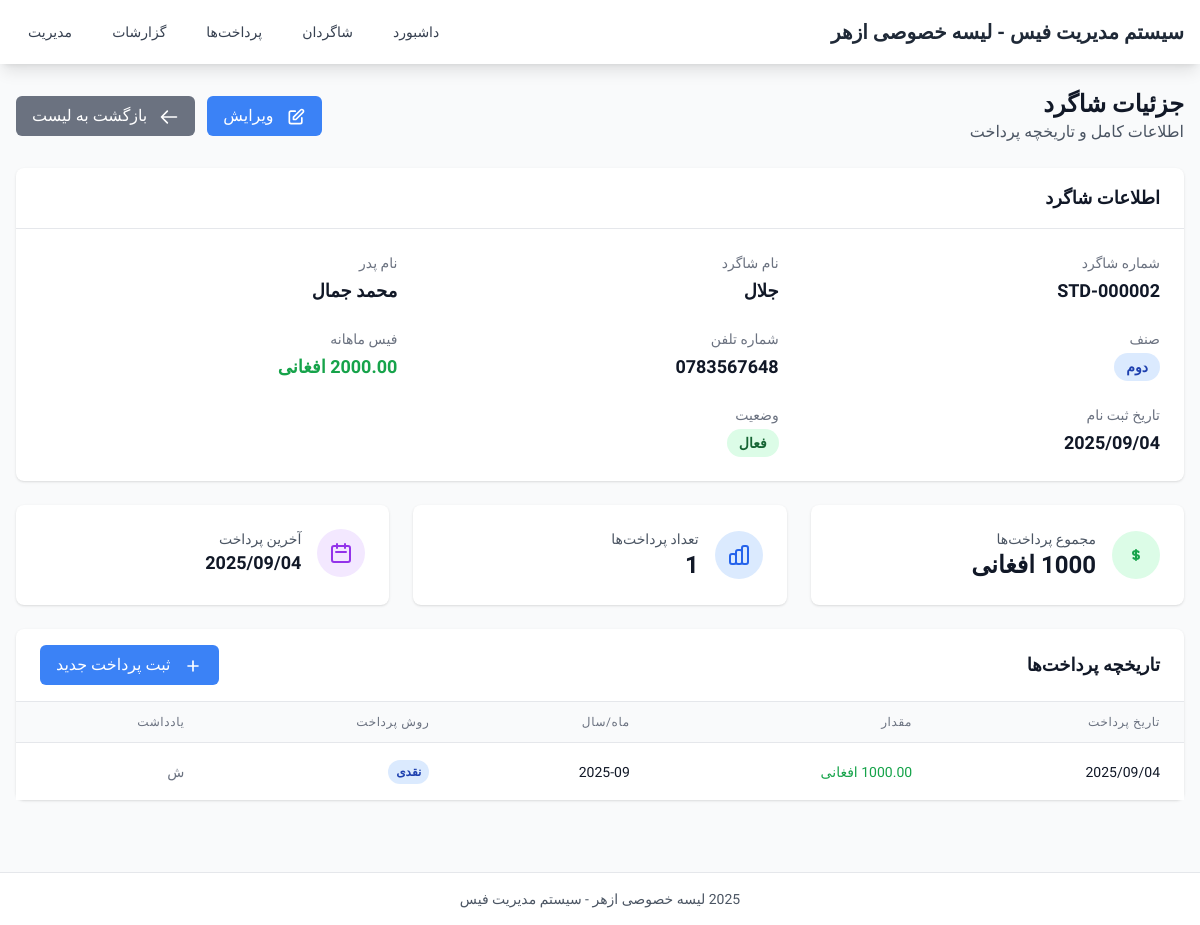
Page /students/2/ on the earlier database version.
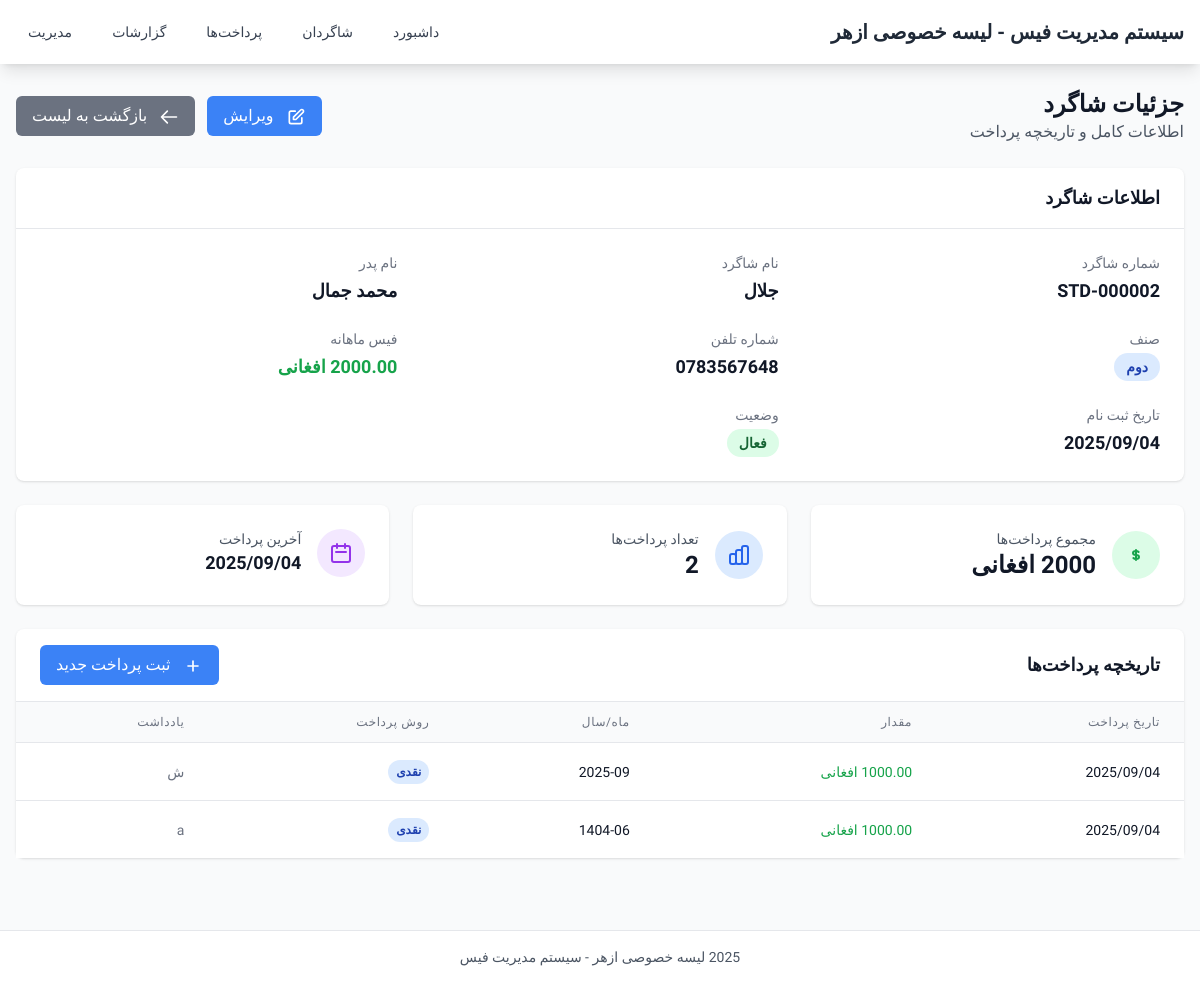
Same page on the later database version.
### school_management/models.py (models this page shows, shortened)
class FeePayment(models.Model):
    PAYMENT_METHODS = [
        ('نقدی', 'نقدی'),
        ('چک', 'چک'),
        ('انتقال بانکی', 'انتقال بانکی'),
    ]
    student = models.ForeignKey(
        Student,
        on_delete=models.CASCADE,
        related_name='payments',
        verbose_name="شاگرد"
    )
    payment_date = models.DateField(
        default=timezone.now,
        verbose_name="تاریخ پرداخت"
    )
    amount = models.DecimalField(
        max_digits=10,
        decimal_places=2,
        validators=[MinValueValidator(Decimal('0.01'))],
        verbose_name="مقدار"
    )
    month_year = models.CharField(
        max_length=7,
        help_text="فرمت: YYYY-MM",
        verbose_name="ماه/سال"
    )
    payment_method = models.CharField(
        max_length=20,
        choices=PAYMENT_METHODS,
        default='نقدی',
        verbose_name="طریقه پرداخت"
    )
    notes = models.TextField(
        blank=True,
        null=True,
        verbose_name="یادداشت"
    )
    created_at = models.DateTimeField(
        auto_now_add=True,
        verbose_name="تاریخ ایجاد"
    )
    class Meta:
        verbose_name = "پرداخت فیس"
        verbose_name_plural = "پرداخت‌های فیس"
        ordering = ['-payment_date']

### school_management/views.py (the view)
# urls.py: path('students/<int:pk>/', views.student_detail, name='student_detail'),
def student_detail(request, pk):
    student = get_object_or_404(Student, pk=pk)
    payments = student.payments.all().order_by('-payment_date')
    paginator = Paginator(payments, 10)
    page_number = request.GET.get('page')
    page_obj = paginator.get_page(page_number)
    total_payments = student.get_total_payments()
    payments_count = student.get_payments_count()
    latest_payment = student.get_latest_payment()
    context = {
        'student': student,
        'page_obj': page_obj,
        'payments': page_obj,
        'total_payments': total_payments,
        'payments_count': payments_count,
        'latest_payment': latest_payment,
    }
    return render(request, 'school_management/student_detail.html', context)

### school_management/models.py (called while the page is built)
    def get_total_payments(self):
        return self.payments.aggregate(
            total=models.Sum('amount')
        )['total'] or Decimal('0.00')

    def get_payments_count(self):
        return self.payments.count()

    def get_latest_payment(self):
        return self.payments.order_by('-payment_date').first()

### templates/school_management/student_detail.html (shortened to what the changed rows need)
{% extends 'base.html' %}
{% block content %}
<div class="space-y-6">
    <div class="flex items-center justify-between">
        <div>
            <h2 class="text-2xl font-bold text-gray-900">جزئیات شاگرد</h2>
        </div>
    </div>
    <div class="grid grid-cols-1 md:grid-cols-3 gap-6">
        <div class="bg-white rounded-lg shadow p-6">
            <div class="flex items-center">
                <div class="mr-4">
                    <p class="text-sm font-medium text-gray-600">تعداد پرداخت‌ها</p>
                    <p class="text-2xl font-bold text-gray-900">{{ payments_count }}</p>
                </div>
            </div>
        </div>
        <div class="bg-white rounded-lg shadow p-6">
            <div class="flex items-center">
                <div class="mr-4">
                    <p class="text-sm font-medium text-gray-600">آخرین پرداخت</p>
                    <p class="text-lg font-bold text-gray-900">
                        {% if latest_payment %}
                            {{ latest_payment.payment_date|date:"Y/m/d" }}
                        {% else %}
                            هیچ پرداختی نشده
                        {% endif %}
                    </p>
                </div>
            </div>
        </div>
    </div>
    <div class="bg-white rounded-lg shadow">
        {% if payments %}
        <div class="overflow-x-auto">
            <table class="min-w-full divide-y divide-gray-200">
                <thead class="bg-gray-50">
                    <tr>
                        <th class="px-6 py-3 text-right text-xs font-medium text-gray-500 uppercase tracking-wider">تاریخ پرداخت</th>
                        <th class="px-6 py-3 text-right text-xs font-medium text-gray-500 uppercase tracking-wider">مقدار</th>
                        <th class="px-6 py-3 text-right text-xs font-medium text-gray-500 uppercase tracking-wider">ماه/سال</th>
                        <th class="px-6 py-3 text-right text-xs font-medium text-gray-500 uppercase tracking-wider">روش پرداخت</th>
                        <th class="px-6 py-3 text-right text-xs font-medium text-gray-500 uppercase tracking-wider">یادداشت</th>
                    </tr>
                </thead>
                <tbody class="bg-white divide-y divide-gray-200">
                    {% for payment in payments %}
                    <tr class="hover:bg-gray-50">
                        <td class="px-6 py-4 whitespace-nowrap text-sm text-gray-900">
                            {{ payment.payment_date|date:"Y/m/d" }}
                        </td>
                        <td class="px-6 py-4 whitespace-nowrap text-sm font-medium text-green-600">
                            {{ payment.amount }} افغانی
                        </td>
                        <td class="px-6 py-4 whitespace-nowrap text-sm text-gray-900">
                            {{ payment.month_year }}
                        </td>
                        <td class="px-6 py-4 whitespace-nowrap">
                            <span class="inline-flex px-2 py-1 text-xs font-semibold rounded-full bg-blue-100 text-blue-800">
                                {{ payment.payment_method }}
                            </span>
                        </td>
                        <td class="px-6 py-4 text-sm text-gray-500">
                            {{ payment.notes|default:"-" }}
                        </td>
                    </tr>
                    {% endfor %}
                </tbody>
            </table>
        </div>
        {% endif %}
    </div>
</div>
{% endblock %}

Differences in the rows shown:
added FeePayment: payment_date "2025/09/04", month_year "1404-06", payment_method "نقدی", notes "a"
Other differences:
{{ payments_count }}: "1" → "2"
